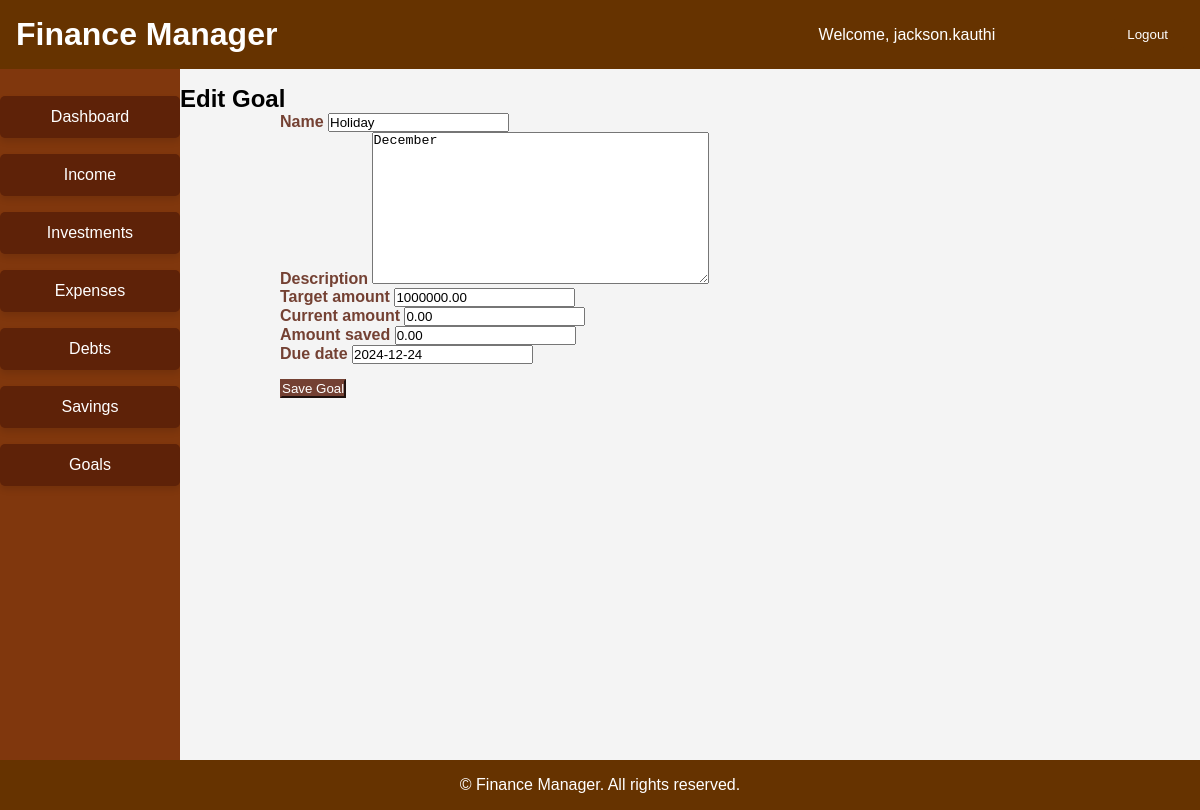
The page /goals/goals/edit/4/ (signed in) on the database its author committed.
### goals/models.py (models this page shows, shortened)
class Goals(models.Model):
    user = models.ForeignKey(User, on_delete=models.CASCADE)
    name = models.CharField(max_length=255)
    description = models.TextField(blank=True, null=True)
    target_amount = models.DecimalField(max_digits=10, decimal_places=2)
    current_amount = models.DecimalField(max_digits=10, decimal_places=2, default=0)
    amount_saved = models.DecimalField(max_digits=10, decimal_places=2, default=0)  # Field added for saved amount
    due_date = models.DateField()
    created_at = models.DateTimeField(auto_now_add=True)
    updated_at = models.DateTimeField(auto_now=True)

### goals/views.py (the view)
# urls.py: path('goals/edit/<int:id>/', views.goal_edit, name='goal_edit'),
@login_required
def goal_edit(request, id):
    goal = get_object_or_404(Goals, id=id)
    if request.method == 'POST':
        form = GoalForm(request.POST, instance=goal)
        if form.is_valid():
            form.save()
            messages.success(request, 'Goal updated successfully.')
            return redirect('goals_list')
        else:
            messages.error(request, 'Error updating goal. Please check the form.')
    else:
        form = GoalForm(instance=goal)
    return render(request, 'goals/goal_form.html', {'form': form})

### goals/form.py
class GoalForm(forms.ModelForm):
    class Meta:
        model = Goals
        fields = ['name', 'description', 'target_amount', 'current_amount', 'amount_saved', 'due_date']

### templates/goals/goal_form.html (shortened to what this page needs)
{% extends 'base.html' %}
{% block content %}
<div class="container d-flex justify-content-center align-items-center" style="min-height: 80vh;">
    <div class="w-100" style="max-width: 600px;">
        <h2 class="text-center mb-4">{% if form.instance.pk %}Edit{% else %}Add{% endif %} Goal</h2>
        <form method="post">
            <div class="mb-4 form-group">
                <label for="{{ form.name.id_for_label }}" class="form-label">{{ form.name.label }}</label>
                {{ form.name }}
            </div>
            <div class="mb-4 form-group">
                <label for="{{ form.description.id_for_label }}" class="form-label">{{ form.description.label }}</label>
                {{ form.description }}
            </div>
            <div class="mb-4 form-group">
                <label for="{{ form.target_amount.id_for_label }}" class="form-label">{{ form.target_amount.label }}</label>
                {{ form.target_amount }}
            </div>
            <div class="mb-4 form-group">
                <label for="{{ form.current_amount.id_for_label }}" class="form-label">{{ form.current_amount.label }}</label>
                {{ form.current_amount }}
            </div>
            <div class="mb-4 form-group">
                <label for="{{ form.amount_saved.id_for_label }}" class="form-label">{{ form.amount_saved.label }}</label>
                {{ form.amount_saved }}
            </div>
            <div class="mb-4 form-group">
                <label for="{{ form.due_date.id_for_label }}" class="form-label">{{ form.due_date.label }}</label>
                {{ form.due_date }}
            </div>
            <button type="submit" class="btn btn-primary btn-block">Save Goal</button>
        </form>
    </div>
</div>
{% endblock %}

### templates/base.html (shortened to what this page needs)
{% load static %}
<!DOCTYPE html>
<html lang="en">
<head>
    <link rel="stylesheet" href="{% static 'css/styles.css' %}">
</head>
<body>
    <header>
        <div class="header-content">
            <h1>Finance Manager</h1>
            {% if user.is_authenticated %}
                <div class="user-info">
                    <span>Welcome, {{ user.username }}</span>
                    <form action="{% url 'logout' %}" method="post" style="display: inline;">
                        <button type="submit" class="logout">Logout</button>
                    </form>
                </div>
            {% else %}
                <div class="auth-links">
                    <a href="{% url 'login' %}">Login</a>
                    <a href="{% url 'signup' %}">Sign Up</a>
                </div>
            {% endif %}
        </div>
    </header>
    <div class="container">
        <nav class="card-nav">
            <ul>
                <li>
                    <a href="{% url 'dashboard' %}" class="nav-card {% if request.resolver_match.url_name == 'dashboard' %}active{% endif %}">
                        Dashboard
                    </a>
                </li>
                <li>
                    <a href="{% url 'income_list' %}" class="nav-card {% if request.resolver_match.url_name == 'income_list' %}active{% endif %}">
                        Income
                    </a>
                </li>
                <li>
                    <a href="{% url 'investment_list' %}" class="nav-card {% if request.resolver_match.url_name == 'investment_list' %}active{% endif %}">
                        Investments
                    </a>
                </li>
                <li>
                    <a href="{% url 'expense_list' %}" class="nav-card {% if request.resolver_match.url_name == 'expense_list' %}active{% endif %}">
                        Expenses
                    </a>
                </li>
                <li>
                    <a href="{% url 'debt_list' %}" class="nav-card {% if request.resolver_match.url_name == 'debt_list' %}active{% endif %}">
                        Debts
                    </a>
                </li>
                <li>
                    <a href="{% url 'savings_list' %}" class="nav-card {% if request.resolver_match.url_name == 'savings_list' %}active{% endif %}">
                        Savings
                    </a>
                </li>
                <li>
                    <a href="{% url 'goals_list' %}" class="nav-card {% if request.resolver_match.url_name == 'goals_list' %}active{% endif %}">
                        Goals
                    </a>
                </li>
            </ul>
        </nav>
        <div class="main-container">
            <main>
                {% block content %}
                {% endblock %}
            </main>
        </div>
    </div>
    <footer>
        &copy; {{ current_year }} Finance Manager. All rights reserved.
    </footer>
</body>
</html>

### budget/static/css/styles.css (style rules this page uses)
* { margin: 0; padding: 0; box-sizing: border-box; }
body { font-family: Arial, sans-serif; background-color: #f4f4f4; padding: 65px 0; }
header { background-color: #663300; color: #fff; padding: 1rem; position: fixed; width: 100%; top: 0; z-index: 1000; display: flex; justify-content: space-between; align-items: center; }
.header-content { display: flex; justify-content: space-between; align-items: center; width: 100%; }
.header-content h1 { margin: 0; }
.header-content .user-info, .header-content .auth-links { display: flex; align-items: center; }
.user-info span { margin-right: 1rem; }
.logout { background-color: #663300; color: #fff; border: none; padding: 0.5rem 1rem; border-radius: 4px; cursor: pointer; transition: background-color 0.3s ease; }
footer { background-color: #663300; color: #fff; text-align: center; padding: 1rem; position: fixed; width: 100%; bottom: 0; z-index: 1000; }
nav { width: 180px; background-color: #80370d; position: fixed; top: 64px; bottom: 0; padding: 2rem 0; z-index: 999; overflow-y: auto; }
nav ul { list-style: none; }
nav li { margin-bottom: 1rem; }
.nav-card { background-color: #5e2208; color: #fff; text-align: center; padding: 0.75rem; border-radius: 5px; text-decoration: none; display: block; transition: background-color 0.3s, transform 0.3s; box-shadow: 0 4px 6px rgba(0, 0, 0, 0.1); }
.main-container { margin-left: 160px; padding: 20px; min-height: calc(100vh - 128px); }
.form-label { font-weight: bold; margin-bottom: 5px; color: #744133; }
.btn-primary { margin-top: 15px; background-color: #744133; border-color: #744133; color: #ffffff; }
form { margin-left: 100px; }

### rows shown on the page
Goals: name "Holiday", description "December", target_amount "1000000.00", current_amount "0.00", amount_saved "0.00", due_date "2024-12-24"

### other values the page prints
{{ user.username }} "jackson.kauthi"
